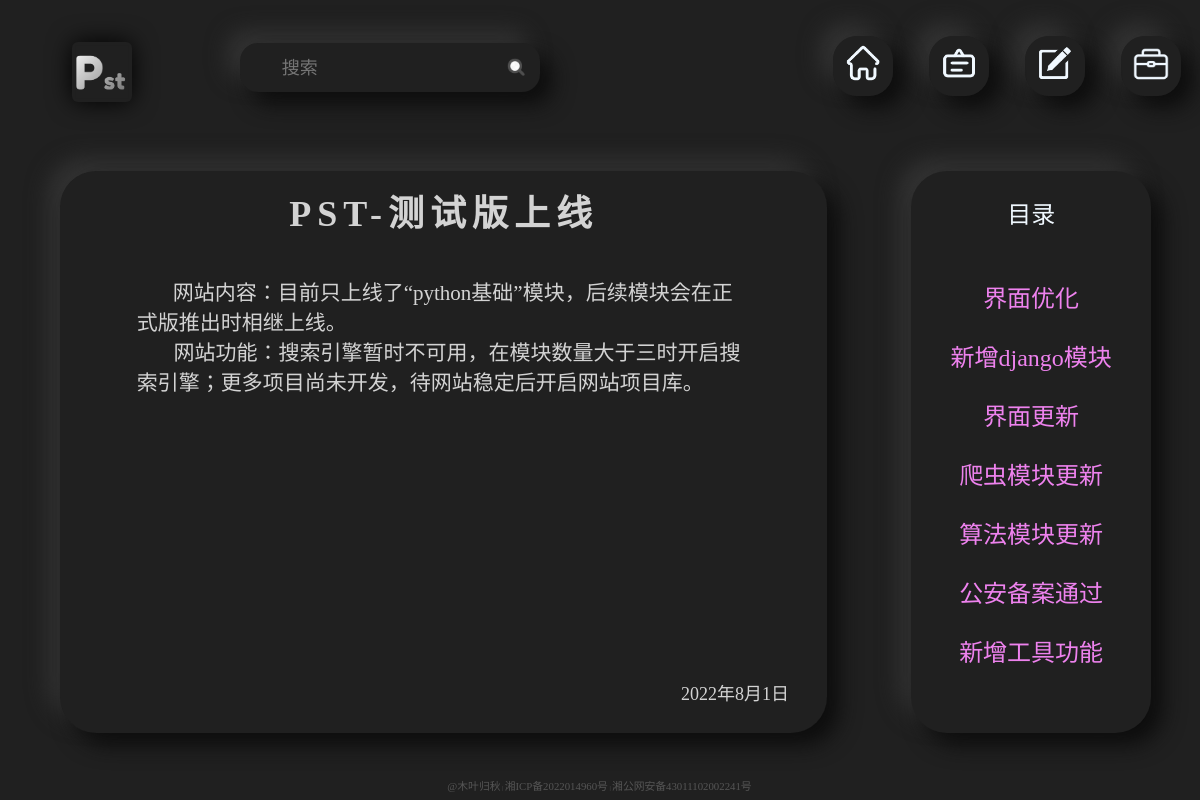
Screenshot of /notice/1 with the database file from the repository.
### index/models.py (models this page shows, shortened)
class Notice(models.Model):
    id = models.IntegerField(primary_key=True)
    title = models.CharField(max_length=30)
    content = models.TextField()
    times = models.CharField(max_length=15)
    class Meta:
        verbose_name = '公告'
        verbose_name_plural = '公告'

### index/views.py (the view)
# urls.py: path('notice/<int:id>', notice, name='notice'),
def notice(request, id):
    notices = Notice.objects.all().order_by('-id')
    if id == 0:
        id = notices[0].id
    content = Notice.objects.filter(id=id)[0]
    return render(request, 'notice.html', locals())

### templates/notice.html (shortened to what this page needs)
{% extends "base.html" %}
{% block static %}
    {% load static %}
    <link rel="stylesheet" href="{% static 'index/notice.css' %}">
{% endblock %}
{% block body %}
    <div class="notice_warp">
        <div class="left">
            <div class="content">
                <h3>{{ content.title }}</h3>
                <pre>{{ content.content }}</pre>
                <span>{{ content.times }}</span>
            </div>
        </div>
        <div class="right">
            <p>目录</p>
            <div class="catalog">
                {% for it in notices %}
                    <p><a href="{% url 'notice' it.id %}">{{ it.title }}</a></p>
                {% endfor %}
            </div>
        </div>
    </div>
{% endblock %}

### publicStatic/base.css (style rules this page uses)
html { font-size: 10px; font-family: 微软雅黑; }
body { background-color: #202020; padding: 0; margin: 0; }

### publicStatic/index/notice.css (style rules this page uses)
.notice_warp { width: 100%; height: 80%; top: 15%; left: 0; position: absolute; }
.left { width: 64%; height: 88%; left: 5%; top: 8%; position: absolute; }
.right { width: 20%; height: 88%; background-color: #202020; right: 4%; top: 8%; position: absolute; border-radius: 6rem; box-shadow: 2rem 2rem 3.5rem #0d0d0d, -2rem -2rem 3.5rem #333333; }
.content { width: 100%; height: 100%; top: 0; position: absolute; border-radius: 6rem; box-shadow: 2rem 2rem 3.5rem #0d0d0d, -2rem -2rem 3.5rem #333333; }
.content h3 { width: 80%; left: 10%; top: -4%; color: lightgray; font-size: 6rem; position: absolute; letter-spacing: 1rem; text-align: center; }
.content pre { width: 80%; left: 10%; top: 15%; color: lightgray; font-size: 3.5rem; text-indent: 6rem; position: absolute; white-space: pre-wrap; font-family: "微软雅黑"; }
.content span { bottom: 5%; right: 5%; font-size: 3rem; color: lightgray; position: absolute; }
.right p { text-align: center; font-size: 4rem; color: aliceblue; }
.catalog { height: 75%; width: 80%; left: 10%; bottom: 10%; position: absolute; overflow-y: scroll; }
.catalog a { text-decoration: none; color: violet; }

### rows the page displays
Notice: title "PST-测试版上线", content "网站内容：目前只上线了“python基础”模块，后续模块会在正式版推出时相继上线。 网站功能：搜索引擎暂时不可用，在模块数量大于三时开启搜索引擎；更多项目尚未开发，待网站稳定后开启网站项目库。", times "2022年8月1日"
Notice: title "界面优化"
Notice: title "新增django模块"
Notice: title "界面更新"
Notice: title "爬虫模块更新"
Notice: title "算法模块更新"
Notice: title "公安备案通过"
Notice: title "新增工具功能"
